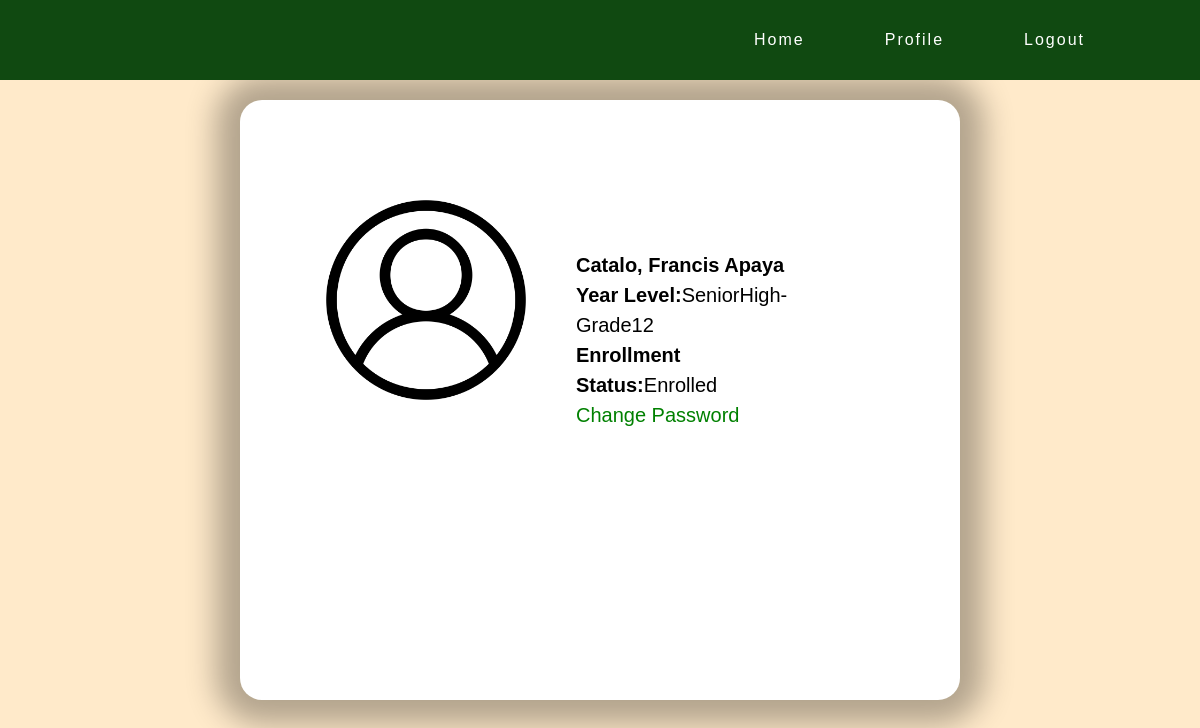
/profile.php (signed in), run on the app's committed database.
### tables this page shows
CREATE TABLE `enrollment_form` (
  `id` int(11) NOT NULL,
  `LRN` varchar(20) DEFAULT NULL,
  `surname` varchar(50) DEFAULT NULL,
  `firstname` varchar(50) DEFAULT NULL,
  `middlename` varchar(50) DEFAULT NULL,
  `address` varchar(255) DEFAULT NULL,
  `contact_number` varchar(15) DEFAULT NULL,
  `age` int(11) DEFAULT NULL,
  `birthdate` date DEFAULT NULL,
  `birthplace` varchar(100) DEFAULT NULL,
  `last_school_attended` varchar(255) DEFAULT NULL,
  `school_year` varchar(10) DEFAULT NULL,
  `parent_name` varchar(100) DEFAULT NULL,
  `occupation` varchar(100) DEFAULT NULL,
  `parent_address` varchar(255) DEFAULT NULL,
  `parent_contact_number` varchar(15) DEFAULT NULL,
  `card_138` varchar(255) DEFAULT NULL,
  `good_moral` varchar(255) DEFAULT NULL,
  `psa` varchar(255) DEFAULT NULL,
  `grantee` varchar(255) DEFAULT NULL,
  `other_specify` varchar(255) DEFAULT NULL,
  `grade_level` varchar(20) DEFAULT NULL,
  `created_at` timestamp NOT NULL DEFAULT current_timestamp(),
  `email` varchar(255) NOT NULL
);

CREATE TABLE `payment` (
  `payment_id` int(255) NOT NULL,
  `lrn` varchar(255) NOT NULL,
  `name` varchar(255) NOT NULL,
  `misc` varchar(255) NOT NULL,
  `tuition` varchar(255) NOT NULL,
  `others` varchar(255) NOT NULL,
  `created_at` date NOT NULL DEFAULT current_timestamp()
);

### profile.php (the view, shortened to what this page needs)
<?php
@include 'php/config.php';
$lrn = $_SESSION['lrn'];
$sql = "SELECT * FROM enrollment_form WHERE lrn = $lrn LIMIT 1";
$result = $conn->query($sql);
$row = $result->fetch_assoc();
$name = $row['surname'] . ", " . $row['firstname'] . " " . $row['middlename'];
$grade_level = $row['grade_level'];
$sql2 = "SELECT * FROM payment WHERE lrn = $lrn LIMIT 1";
$result2 = $conn->query($sql2);
$row2 = $result2->fetch_assoc();
if ($row2['tuition'] == 'Paid') {
  $status = 'Enrolled';
} else {
  $status = 'Pending';
}
?>
<!DOCTYPE html>
<html lang="en">
<head>
  <link rel="stylesheet" href="style/profile.css" />
</head>
<body>
  <header>
    <ul>
      <li><a href="studenthome.php">Home</a></li>
      <li><a href="profile.php">Profile</a></li>
      <li><a href="logout.php">Logout</a></li>
    </ul>
  </header>
  <div class="flex">
    <div class="container">
      <div class="profile">
        <img src="photos/user.png" alt="User" />
        <div class="info">
          <b><?php echo $name; ?></b>
          <p><b>Year Level:</b><?php echo $grade_level; ?></p>
          <p><b>Enrollment Status:</b><?php echo $status; ?></p>
          <a href="Changepassword.php">Change Password</a>
        </div>
      </div>
    </div>
  </div>
</body>
</html>

### style/profile.css (style rules this page uses)
* { margin: 0; padding: 0; box-sizing: border-box; font-family: sans-serif; }
body { background: #FFEACA; height: 100%; max-height: 100%; }
header { position: fixed; background-color: #104911; top: 0; left: 0; height: 3px; width: 100%; display: flex; align-items: center; justify-content: right; align-items: center; transition: 0.6s; padding: 40px 100px; z-index: 100000; }
header ul { position: relative; display: flex; justify-content: center; align-items: center; gap: 50px; }
header ul li { position: relative; list-style: none; }
header ul li a { position: relative; margin: 0 15px; text-decoration: none; color: #fff; letter-spacing: 2px; font-weight: 500px; transition: 0.6s; }
header ul li::after { content: ''; height: 3px; width: 0%; background: #FFD449; position: absolute; left: 0; bottom: -10px; transition: 0.5s; }
.flex { display: flex; justify-content: center; }
.container { display: flex; margin: 100px; justify-content: center; flex-direction: column; align-items: center; background-color: #ffffff; box-shadow: 0px 0px 30px 24px rgba(0, 0, 0, 0.3); border: 0px solid rgba(100, 100, 100, 1); border-radius: 22px; width: 60%; }
.container .profile { display: flex; justify-content: left; background-color: white; flex-direction: row; height: 500px; width: 90%; margin: 50px; text-align: left; font-size: 20px; color: black; padding-top: 25px; border: 0px solid rgba(100, 100, 100, 1); border-radius: 22px; padding: 50px; }
.info { display: flex; justify-content: left; flex-direction: column; text-align: left; line-height: 30px; margin: 50px ; }
img { height:50%; }
.flex .container .info a { display: flex; color: green; text-decoration: none; }

### data on the page
enrollment_form: name "Catalo, Francis Apaya", grade_level "SeniorHigh-Grade12"
payment: tuition "Enrolled"
